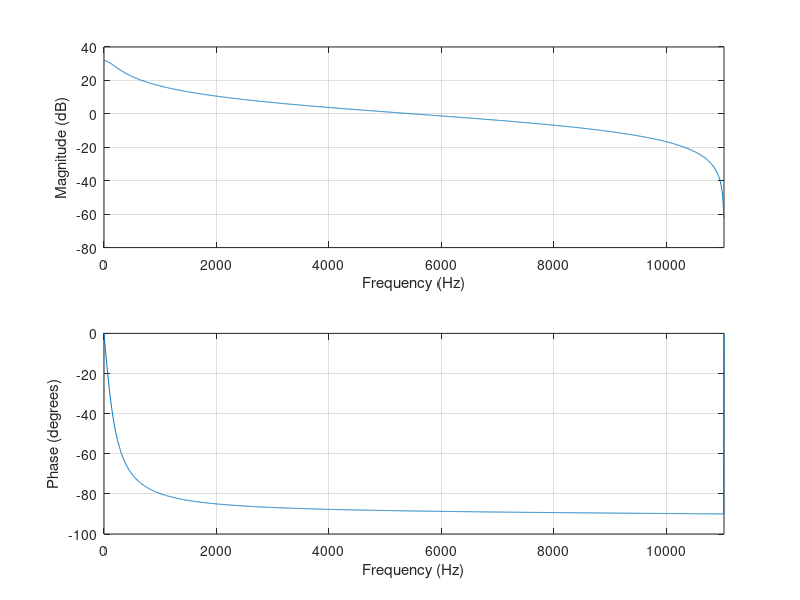

Recreate this plot in MATLAB.
n = 10;
for j = 1:n
  j = j/10;
  
  amp = ((1 - j)/(1 + j))^2

end

%% A system in frequency domain
% An example system:
% y[n] = (x[n] + x[n-1] + x[n-2])/3
bb = ones(1,2)*0.97; %ones(1,3)/3; xs
aa = [1, - 0.95]; %[1, 0, 0]; % zeros because 2nd order system and there is no y[n-1] and y[n-2] terms

% Zeros and poles of H(z)
zz = roots(bb) % zeros of the system
pp = roots(aa) % poles of the system

% Poles are at the origin ... thus a FIR system!
zplane(bb,aa) % Argand's diagram
poly([0 0])   % you can also generate a polynomial if you know the roots
zplane(zz,pp) % an another way to call the zplane (by giving the roots)
bb
zz
freqz(bb,aa, 2000, 22050)          % frequency response, look documentation for freqz for more info